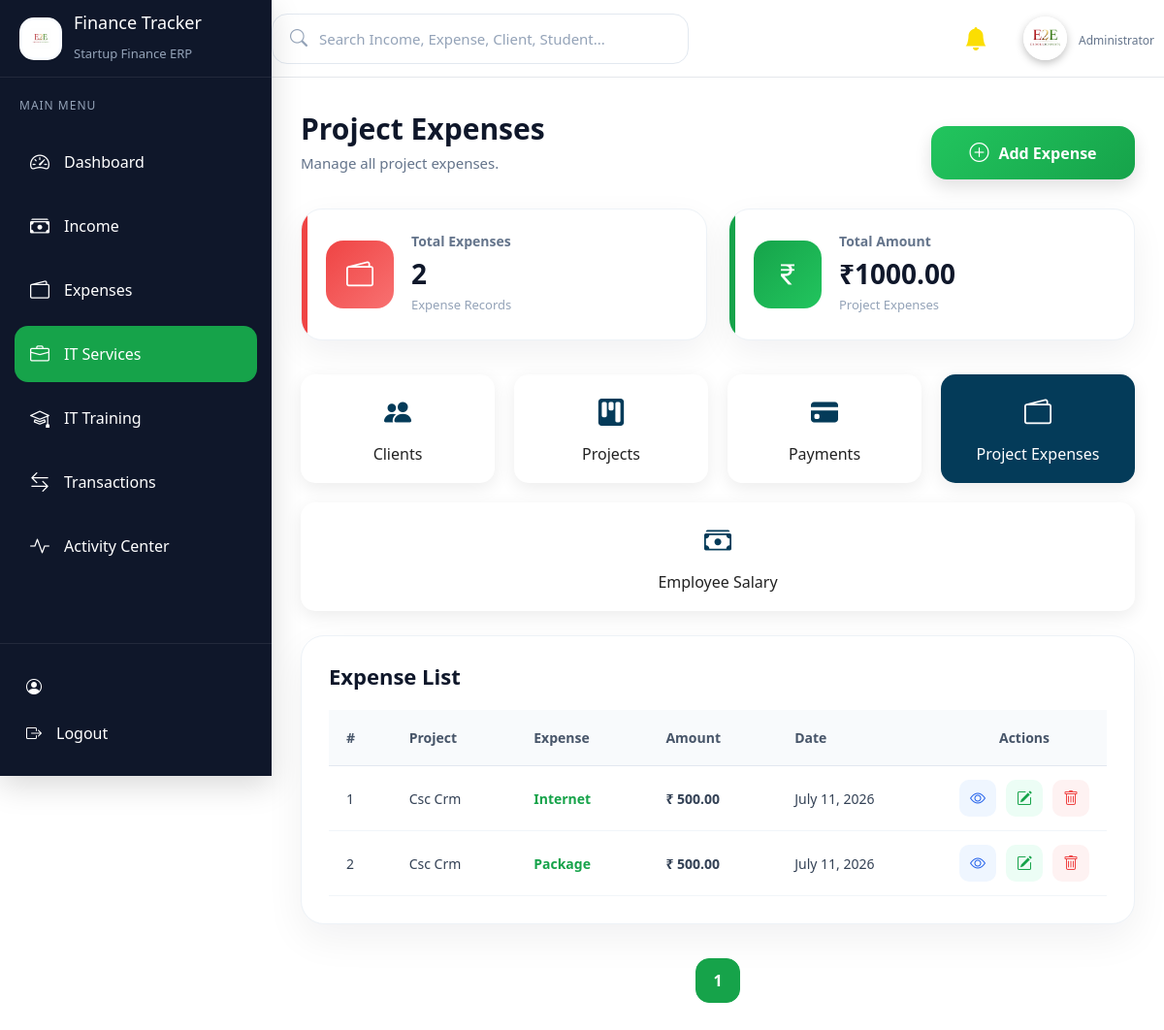
The app's page /services/project-expenses/ with its own data.
### services/models.py (models this page shows, shortened)
class ProjectExpense(models.Model):
    PAYMENT_CHOICES = [
        ("Cash", "Cash"),
        ("UPI", "UPI"),
        ("Bank", "Bank Transfer"),
        ("Card", "Card"),
        ("Cheque", "Cheque"),
    ]
    payment_mode = models.CharField(
        max_length=20,
        choices=PAYMENT_CHOICES,
    )
    denomination = models.CharField(
        max_length=20,
        blank=True,
        null=True
    )
    notes_count = models.PositiveIntegerField(
        blank=True,
        null=True
    )
    custom_denomination = models.DecimalField(
        max_digits=10,
        decimal_places=2,
        blank=True,
        null=True
    )
    transaction_id = models.CharField(
        max_length=150,
        blank=True,
        null=True
    )
    cheque_number = models.CharField(
        max_length=100,
        blank=True,
        null=True
    )
    bank_name = models.CharField(
        max_length=150,
        blank=True,
        null=True
    )
    project = models.ForeignKey(
        Project,
        on_delete=models.CASCADE,
        related_name="expenses"
    )
    expense_name = models.CharField(
        max_length=200
    )
    amount = models.DecimalField(
        max_digits=12,
        decimal_places=2
    )
    expense_date = models.DateField()
    remarks = models.TextField(
        blank=True,
        null=True
    )
    created_at = models.DateTimeField(
        auto_now_add=True
    )
    class Meta:
        ordering = ["-id"]

class Project(models.Model):
    SERVICE_CHOICES = (
        ("Website", "Website"),
        ("Web Application", "Web Application"),
        ("Mobile Application", "Mobile Application"),
        ("UI/UX Design", "UI/UX Design"),
        ("Digital Marketing", "Digital Marketing"),
        ("SEO", "SEO"),
        ("ERP Development", "ERP Development"),
        ("Other", "Other"),
    )
    STATUS_CHOICES = (
        ("Pending", "Pending"),
        ("In Progress", "In Progress"),
        ("Completed", "Completed"),
        ("On Hold", "On Hold"),
    )
    client = models.ForeignKey(
        Client,
        on_delete=models.CASCADE,
        related_name="projects"
    )
    project_name = models.CharField(
        max_length=200,
        unique=True
    )
    service_type = models.CharField(
        max_length=100,
        choices=SERVICE_CHOICES
    )
    project_amount = models.DecimalField(
        max_digits=12,
        decimal_places=2
    )
    start_date = models.DateField()
    end_date = models.DateField()
    status = models.CharField(
        max_length=30,
        choices=STATUS_CHOICES,
        default="Pending"
    )
    description = models.TextField(
        blank=True,
        null=True
    )
    created_at = models.DateTimeField(
        auto_now_add=True
    )
    updated_at = models.DateTimeField(
        auto_now=True
    )
    class Meta:
        ordering = ["-id"]

### services/views.py (the view)
# urls.py: path("", views.expense_list, name="expense_list"),
def expense_list(request):
    expenses = ProjectExpense.objects.select_related(
        "project"
    ).all().order_by("-id")
    search = request.GET.get("search", "")
    if search:
        expenses = expenses.filter(
            Q(project__project_name__icontains=search) |
            Q(project__client__company_name__icontains=search) |
            Q(expense_name__icontains=search)
        )
    paginator = Paginator(expenses, 5)
    page_number = request.GET.get("page")
    page_obj = paginator.get_page(page_number)
    context = {
        "expenses": page_obj,
        "page_obj": page_obj,
        "search": search,
        "active_page": "expenses",
        "total_expenses": ProjectExpense.objects.count(),
        "total_expense_amount": ProjectExpense.objects.aggregate(
            total=Sum("amount")
        )["total"] or 0,
        "today_expenses": ProjectExpense.objects.filter(
            expense_date=date.today()
        ).aggregate(
            total=Sum("amount")
        )["total"] or 0,
        "this_month_expenses": ProjectExpense.objects.filter(
            expense_date__year=date.today().year,
            expense_date__month=date.today().month
        ).aggregate(
            total=Sum("amount")
        )["total"] or 0,
    }
    return render(
        request,
        "services/expense_list.html",
        context
    )

### activity/context_processors.py (called while the page is built)
def notification_context(request):
    unread_notifications = Notification.objects.filter(
        is_read=False
    ).count()
    recent_notifications = Notification.objects.filter(
        is_read=False
    ).order_by("-created_at")[:5]
    return {
        "unread_notifications": unread_notifications,
        "recent_notifications": recent_notifications,
    }

### templates/services/expense_list.html (shortened to what this page needs)
{% extends 'base.html' %}
{% block content %}
<div class="page-header">
    <div>
        <h2>Project Expenses</h2>
        <p>Manage all project expenses.</p>
    </div>
    <div class="page-actions">
        <a href="{% url 'services:add_expense' %}" class="btn btn-success">
            <i class="bi bi-plus-circle"></i>
            Add Expense
        </a>
    </div>
</div>
<div class="dashboard-cards">
    <div class="dashboard-card expense">
        <div class="card-icon">
            <i class="bi bi-wallet2"></i>
        </div>
        <div class="card-content">
            <h5>Total Expenses</h5>
            <h2>{{ total_expenses }}</h2>
            <p>Expense Records</p>
        </div>
    </div>
    <div class="dashboard-card revenue">
        <div class="card-icon">
            <i class="bi bi-currency-rupee"></i>
        </div>
        <div class="card-content">
            <h5>Total Amount</h5>
            <h2>₹{{ total_expense_amount|floatformat:2 }}</h2>
            <p>Project Expenses</p>
        </div>
    </div>
</div>
<div class="service-nav">
    <a href="{% url 'services:client_list' %}" class="service-link {% if active_page == 'clients' %}active{% endif %}">
        <i class="bi bi-people-fill"></i>
        Clients
    </a>
    <a href="{% url 'services:project_list' %}" class="service-link {% if active_page == 'projects' %}active{% endif %}">
        <i class="bi bi-kanban-fill"></i>
        Projects
    </a>
    <a href="{% url 'services:service_payment_list' %}" class="service-link {% if active_page == 'payments' %}active{% endif %}">
        <i class="bi bi-credit-card-fill"></i>
        Payments
    </a>
    <a href="{% url 'services:expense_list' %}" class="service-link {% if active_page == 'expenses' %}active{% endif %}">
        <i class="bi bi-wallet2"></i>
        Project Expenses
    </a>
    <a href="{% url 'services:salary_list' %}" class="service-link {% if active_page == 'salary' %}active{% endif %}">
        <i class="bi bi-cash-stack"></i>
        Employee Salary
    </a>
</div>
<div class="dashboard-table">
    <div class="box-header">
        <h3>Expense List</h3>
    </div>
    <table>
        <thead>
            <tr>
                <th>#</th>
                <th>Project</th>
                <th>Expense</th>
                <th>Amount</th>
                <th>Date</th>
                <th>Actions</th>
            </tr>
        </thead>
        <tbody>
            {% for expense in expenses %}
            <tr>
                <td>{{ page_obj.start_index|add:forloop.counter0 }}</td>
                <td>{{ expense.project.project_name }}</td>
                <td>{{ expense.expense_name }}</td>
                <td>₹ {{ expense.amount|floatformat:2 }}</td>
                <td>{{ expense.expense_date }}</td>
                <td>
                    <div class="action-buttons">
                        <a href="{% url 'services:view_expense' expense.id %}" class="view-btn">
                            <i class="bi bi-eye"></i>
                        </a>
                        <a href="{% url 'services:edit_expense' expense.id %}" class="edit-btn">
                            <i class="bi bi-pencil-square"></i>
                        </a>
                        <a href="#" class="delete-btn" data-bs-toggle="modal" data-bs-target="#deleteModal"
                            data-url="{% url 'services:delete_expense' expense.id %}">
                            <i class="bi bi-trash"></i>
                        </a>
                    </div>
                </td>
            </tr>
            {% endfor %}
        </tbody>
    </table>
</div>
<div class="pagination-container">
    {% for page in page_obj.paginator.page_range %}
    {% if page == page_obj.number %}
    <span class="page-btn active">
        {{ page }}
    </span>
    {% else %}
    <a href="?page={{ page }}" class="page-btn">
        {{ page }}
    </a>
    {% endif %}
    {% endfor %}
</div>
{% endblock %}

### static/css/style.css (style rules this page uses)
* { margin:0; padding:0; box-sizing:border-box; font-family:"Segoe UI",sans-serif; }
body { background:var(--bg); color:var(--text); font-family:"Inter",sans-serif; font-size:14px; line-height:1.6; }

### static/css/dashboard.css (style rules this page uses)
.dashboard-cards { display:grid; grid-template-columns:repeat(4,1fr); gap:22px; margin-bottom:30px; }
.dashboard-card { background:#fff; border-radius:18px; padding:24px; display:flex; align-items:center; gap:18px; box-shadow:0 10px 30px rgba(15,23,42,.08); transition:.35s; border:1px solid #edf2f7; position:relative; overflow:hidden; }
.dashboard-card::before { content:""; position:absolute; left:0; top:0; width:5px; height:100%; }
.card-icon { width:68px; height:68px; border-radius:16px; display:flex; justify-content:center; align-items:center; font-size:28px; color:#fff; }
.box-header { display:flex; justify-content:space-between; align-items:center; margin-bottom:22px; }
.box-header h3 { font-size:18px; font-weight:600; color:#0f172a; display:flex; align-items:center; gap:10px; }
.dashboard-table th, .dashboard-table td { padding:10px 12px; font-size:13px; }
@media (max-width:1400px) { .dashboard-cards { grid-template-columns:repeat(3,1fr); } }

### static/css/service.css (style rules this page uses)
.service-nav { display:flex; gap:20px; flex-wrap:wrap; margin:25px 0; }
.service-link { flex:1; min-width:180px; background:#fff; border-radius:15px; padding:18px; text-align:center; text-decoration:none; color:#222; box-shadow:0 5px 18px rgba(0,0,0,.08); transition:.3s; }
.service-link i { font-size:28px; display:block; color:#043b59; margin-bottom:10px; }
.service-link.active { background:#043b59; color:#fff; }
.service-link.active i { color:#fff; }
.page-actions { display:flex; gap:18px; flex-wrap:wrap; align-items:center; margin-top:20px; }
.page-actions .btn { min-width:210px; height:55px; border:none; border-radius:16px; display:flex; align-items:center; justify-content:center; gap:10px; font-size:16px; font-weight:600; color:#fff; transition:all .3s ease; box-shadow:0 8px 18px rgba(0,0,0,.12); }
.page-actions .btn i { font-size:20px; }
.page-actions .btn-success { background:linear-gradient(135deg,#22c55e,#16a34a); }

### static/css/variables.css (style rules this page uses)
:root { --primary:#16A34A; --primary-dark:#15803D; --primary-light:#DCFCE7; --success:#22C55E; --danger:#EF4444; --warning:#F59E0B; --info:#3B82F6; --purple:#7C3AED; --teal:#14B8A6; --pink:#EC4899; --sidebar:#0F172A; --sidebar-hover:#1E293B; --sidebar-active:#16A34A; --bg:#F4F7FE; --card:#FFFFFF; --card-hover:#F8FAFC; --heading:#0F172A; --text:#334155; --text-light:#64748B; --border:#E2E8F0; --shadow-sm:0 4px 12px rgba(15,23,42,.05); --shadow:0 12px 30px rgba(15,23,42,.08); --shadow-lg:0 18px 45px rgba(15,23,42,.12); --radius-sm:12px; --radius:18px; --radius-lg:24px; --transition:.3s ease; }

### records on screen
ProjectExpense: start_index|add "1", project.project_name "Csc Crm", expense_name "Internet", amount "500.00", expense_date "July 11, 2026"
ProjectExpense: start_index|add "2", project.project_name "Csc Crm", expense_name "Package", amount "500.00", expense_date "July 11, 2026"

### other values on screen
{{ total_expenses }} "2"
{{ total_expense_amount|floatformat:2 }} "1000.00"
{{ page }} "1"
